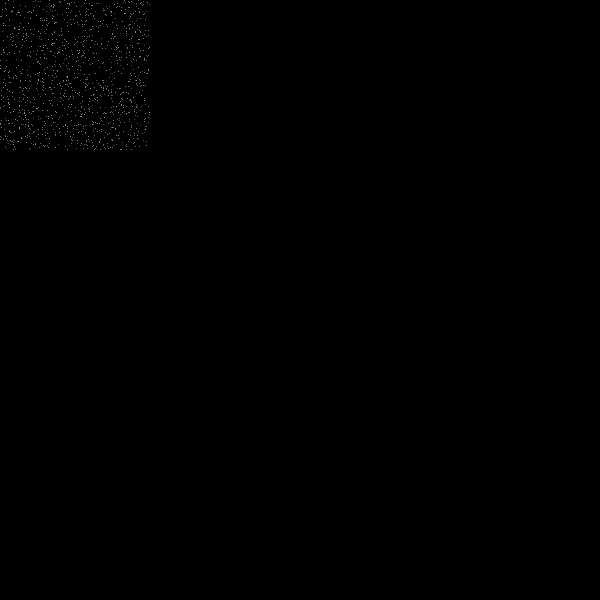
Frame 1 (no input)
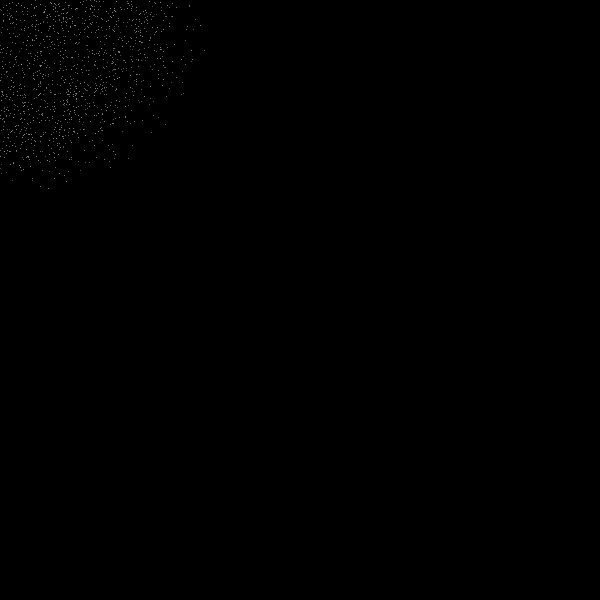
Frame 60 (the mouse pressed at the canvas centre just before this capture)
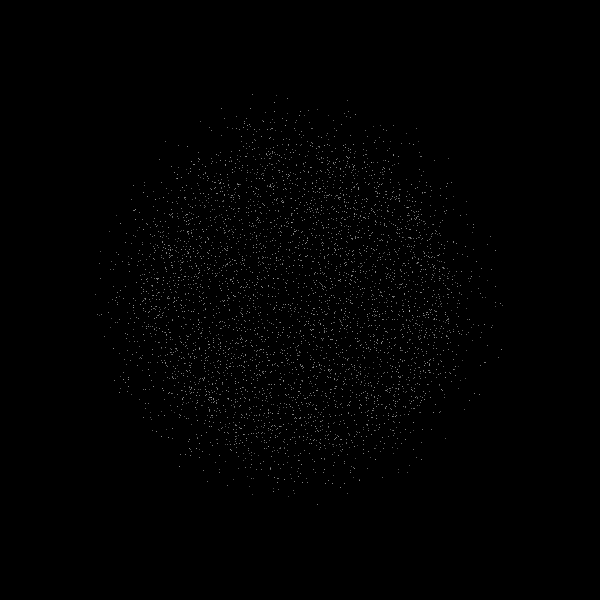
Frame 120 (the mouse held since frame 60 and released just before this capture)

The Processing sketch that drew these frames (run headless with seeded random() and noise(); from frame 60 on, the mouse is pressed at the canvas centre):

// Processing sketch: sketch_starsystem
// ── sketch_starsystem.pde
int i;
int amount=5000;
int s = 1;
float [] col;
float [] dis;
float [] dis2;
float [] rot;
float [] spd;
float n = 2;

void setup() {
  size(600,600);
  dis = new float[amount];
  for (i=0; i<amount; i++) {
    dis[i] = random(-300,300);
  }
  dis2 = new float[amount];
  for (i=0; i<amount; i++) {
    dis2[i] = random(-300,300);
  }
  rot = new float[amount];
  for (i=0; i<amount; i++) {
    rot[i] = 0;
  }
  spd = new float[amount];
  for (i=0; i<amount; i++) {
    spd[i] = random(0.005,0.06);
  }
  col = new float[amount];
  for (i=0; i<amount; i++) {
    col[i] = random(100,200);
  }
}

void draw() {
  background(0);
  translate(mouseX,mouseY);
  for (i=0; i<amount; i++) {
    pushMatrix();
    fill(col[i], col[i], col[i]);
    stroke(col[i], col[i], col[i]);
    rotate(rot[i]);
    point(dis[i]/2,dis2[i]/2);
    rot[i] = rot[i] + spd[i];
    if (keyCode == DOWN) {
      if (dis[i]>0) {
        dis[i] = dis[i]*(100-n)/100;
      }
      if (dis[i]<0) {
        dis[i] = dis[i]*(100-n)/100;
      }
      if (dis2[i]>0) {
        dis2[i] = dis2[i]*(100-n)/100;
      }
      if (dis2[i]<0) {
        dis2[i] = dis2[i]*(100-n)/100;
      }
      }else if (keyCode == UP) {
      if (dis[i]>0) {
        dis[i] = dis[i]*(100+n)/100;
      }
      if (dis[i]<0) {
        dis[i] = dis[i]*(100+n)/100;
      }
      if (dis2[i]>0) {
        dis2[i] = dis2[i]*(100+n)/100;
      }
      if (dis2[i]<0) {
        dis2[i] = dis2[i]*(100+n)/100;
      }
      }else{
      }
      popMatrix();
      rot[i] = rot[i] + spd[i];
    }  
}
